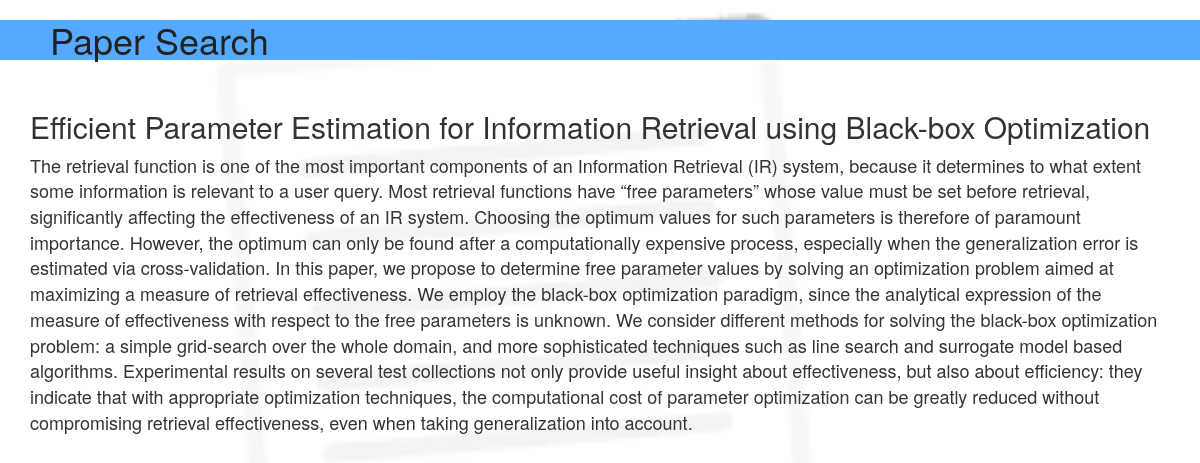
Screenshot of /search/content/1/ with the database file from the repository.
### search/models.py (models this page shows, shortened)
class Paper(models.Model):
    title = models.CharField('Title', max_length=200)
    abst = models.TextField('Abstract')

### search/views.py (the view)
# urls.py: url(r'^content/(?P<paper_id>\d+)/$', views.Content, name='content'),
def Content(request,paper_id):
    cont = get_object_or_404(Paper, pk=paper_id)
    contexts = {
        'title':cont.title,
        'abst':cont.abst,
    }
    return render(request,'search/content.html',contexts)

### search/templates/search/content.html (shortened to what this page needs)
{% extends "base.html" %}
{% load staticfiles %}
{% block extrahead %}
{% load bootstrap %}
{% endblock %}
{% block body %}
  <body class="bk">
    <div class="bkRGBA">
{% endblock %}
{% block content %}
    <br>
    <h2>{{ title }}</h2>
    <font size=4>{{ abst }}</font>
{% endblock content %}

### rows the page displays
Paper: title "Efficient Parameter Estimation for Information Retrieval using Black-box Optimization", abst "The retrieval function is one of the most important components of an Information Retrieval (IR) system, because it determines to what extent some information is relevant to a user query. Most retrieval functions have “free parameters” whose value must be set before retrieval, significantly affecting the effectiveness of an IR system. Choosing the optimum values for such parameters is therefore of paramount importance. However, the optimum can only be found after a computationally expensive process, especially when the generalization error is estimated via cross-validation. In this paper, we propose to determine free parameter values by solving an optimization problem aimed at maximizing a…"
